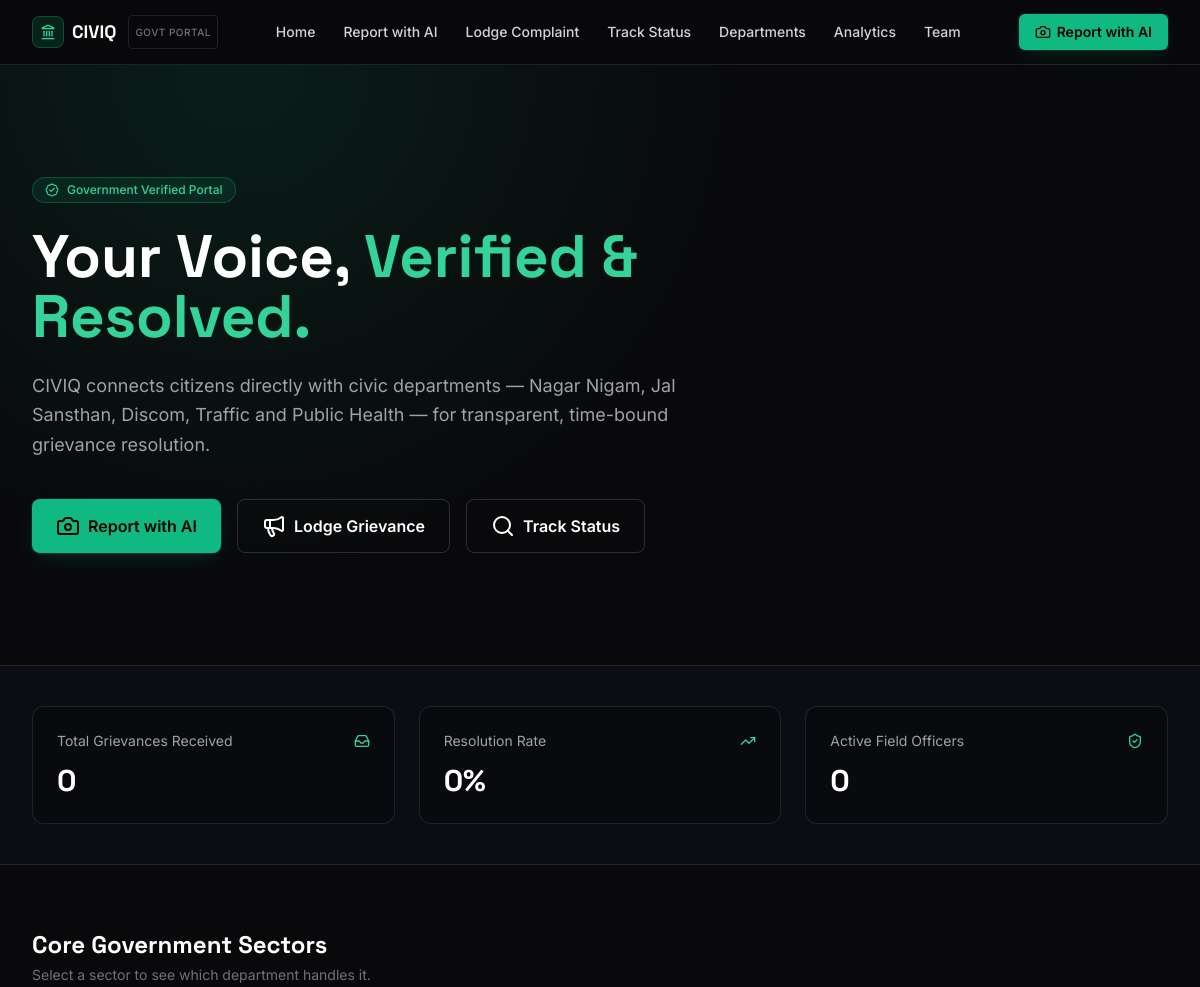
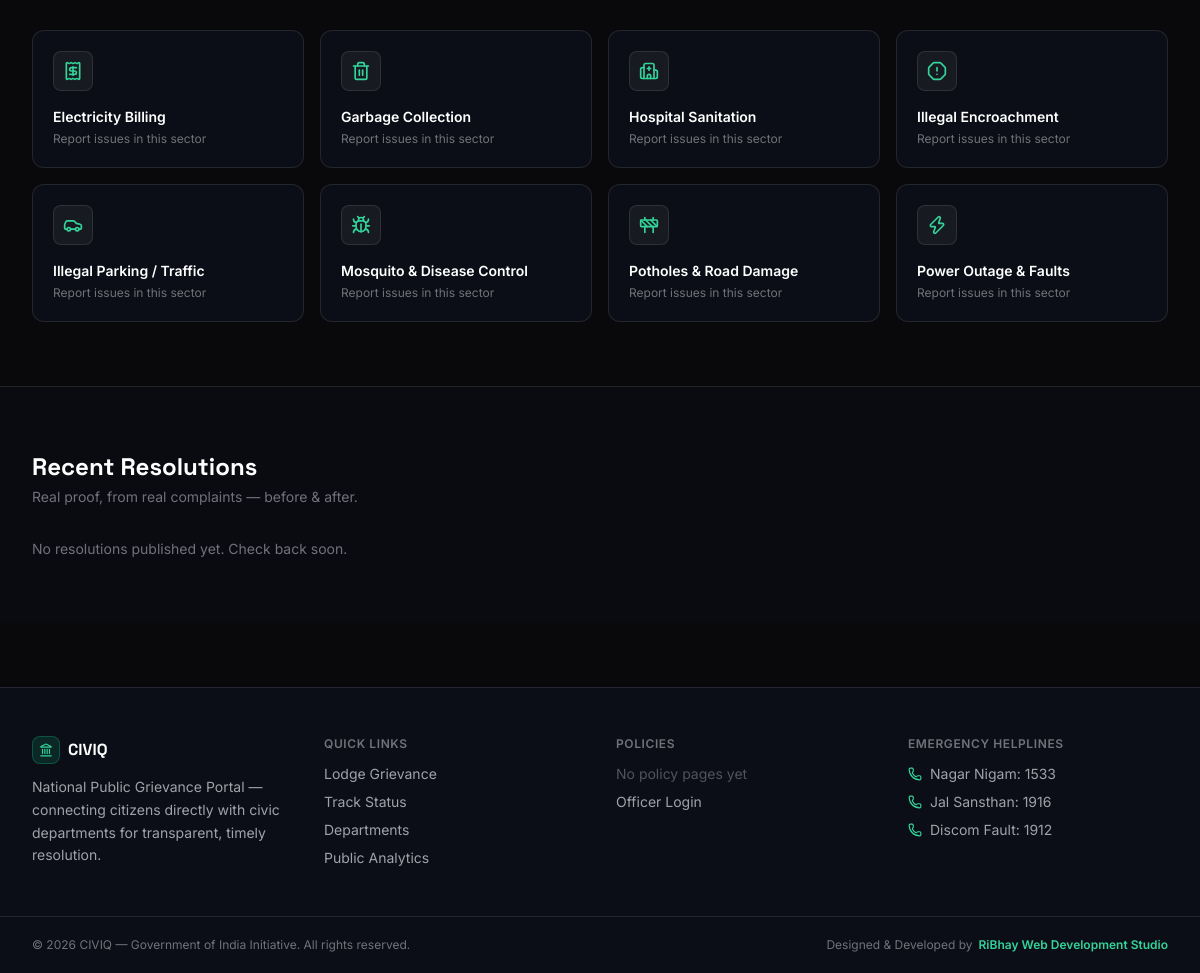
The page / on the database its author committed (2 pictures, top to bottom).
### civiq/models.py (models this page shows, shortened)
class Sector(models.Model):
    name = models.CharField(max_length=100, unique=True)
    slug = models.SlugField(max_length=110, unique=True)
    icon = models.CharField(
        max_length=50,
        default="folder",
        help_text="Lucide icon name, e.g. 'droplet', 'zap', 'trash-2'",
    )
    description = models.CharField(max_length=255, blank=True)
    class Meta:
        ordering = ["name"]

### civiq/views.py (the view)
# urls.py: path("", views.home, name="home"),
def home(request):
    total_received = Complaint.objects.count()
    total_resolved = Complaint.objects.filter(status__in=["resolved", "closed"]).count()
    resolved_pct = round((total_resolved / total_received) * 100, 1) if total_received else 0
    active_officers = OfficerProfile.objects.filter(is_active_officer=True).count()
    sectors = Sector.objects.all()[:8]
    recent_resolutions = (
        ComplaintResolution.objects.select_related("complaint")
        .order_by("-resolved_at")[:6]
    )
    context = {
        "total_received": total_received,
        "total_resolved": total_resolved,
        "resolved_pct": resolved_pct,
        "active_officers": active_officers,
        "sectors": sectors,
        "recent_resolutions": recent_resolutions,
    }
    return render(request, "index.html", context)

### civiq/context_processors.py (called while the page is built)
def footer_pages(request):
    pages = StaticPage.objects.filter(is_published=True, show_in_footer=True).order_by("title")
    return {"footer_pages": pages}

### civiq/templates/index.html (shortened to what this page needs)
{% extends "base.html" %}
{% block content %}
<section class="relative overflow-hidden border-b border-white/10">
  <div class="absolute inset-0 bg-[radial-gradient(circle_at_20%_0%,rgba(16,185,129,0.12),transparent_45%)]"></div>
  <div class="relative max-w-7xl mx-auto px-4 sm:px-6 lg:px-8 py-20 sm:py-28">
    <span class="inline-flex items-center gap-2 rounded-full border border-emerald-500/30 bg-emerald-500/10 text-emerald-400 text-xs font-medium px-3 py-1 mb-6">
      <i data-lucide="badge-check" class="w-3.5 h-3.5"></i> Government Verified Portal
    </span>
    <h1 class="font-display text-4xl sm:text-5xl lg:text-6xl font-bold text-white leading-tight max-w-3xl">
      Your Voice, <span class="text-emerald-400">Verified &amp; Resolved.</span>
    </h1>
    <p class="mt-6 text-lg text-zinc-400 max-w-2xl leading-relaxed">
      CIVIQ connects citizens directly with civic departments — Nagar Nigam, Jal Sansthan, Discom, Traffic and Public Health — for transparent, time-bound grievance resolution.
    </p>
    <div class="mt-10 flex flex-wrap gap-4">
      <a href="{% url 'ai_report_home' %}" class="inline-flex items-center gap-2 bg-emerald-500 hover:bg-emerald-400 text-black font-semibold px-6 py-3.5 rounded-lg transition glow-emerald">
        <i data-lucide="camera" class="w-4.5 h-4.5"></i> Report with AI
      </a>
      <a href="{% url 'lodge_complaint' %}" class="inline-flex items-center gap-2 border border-white/15 hover:border-white/30 hover:bg-white/5 text-white font-semibold px-6 py-3.5 rounded-lg transition">
        <i data-lucide="megaphone" class="w-4.5 h-4.5"></i> Lodge Grievance
      </a>
      <a href="{% url 'track_complaint' %}" class="inline-flex items-center gap-2 border border-white/15 hover:border-white/30 hover:bg-white/5 text-white font-semibold px-6 py-3.5 rounded-lg transition">
        <i data-lucide="search" class="w-4.5 h-4.5"></i> Track Status
      </a>
    </div>
  </div>
</section>
<section class="border-b border-white/10 bg-panel/30">
  <div class="max-w-7xl mx-auto px-4 sm:px-6 lg:px-8 py-10 grid grid-cols-1 sm:grid-cols-3 gap-6">
    <div class="rounded-xl border border-white/10 bg-base/60 p-6">
      <div class="flex items-center justify-between mb-3">
        <span class="text-sm text-zinc-400">Total Grievances Received</span>
        <i data-lucide="inbox" class="w-4 h-4 text-emerald-400"></i>
      </div>
      <p class="text-3xl font-display font-bold text-white">{{ total_received }}</p>
    </div>
    <div class="rounded-xl border border-white/10 bg-base/60 p-6">
      <div class="flex items-center justify-between mb-3">
        <span class="text-sm text-zinc-400">Resolution Rate</span>
        <i data-lucide="trending-up" class="w-4 h-4 text-emerald-400"></i>
      </div>
      <p class="text-3xl font-display font-bold text-white">{{ resolved_pct }}%</p>
    </div>
    <div class="rounded-xl border border-white/10 bg-base/60 p-6">
      <div class="flex items-center justify-between mb-3">
        <span class="text-sm text-zinc-400">Active Field Officers</span>
        <i data-lucide="shield-check" class="w-4 h-4 text-emerald-400"></i>
      </div>
      <p class="text-3xl font-display font-bold text-white">{{ active_officers }}</p>
    </div>
  </div>
</section>
<section class="max-w-7xl mx-auto px-4 sm:px-6 lg:px-8 py-16">
  <h2 class="font-display text-2xl font-bold text-white mb-1">Core Government Sectors</h2>
  <p class="text-zinc-500 text-sm mb-8">Select a sector to see which department handles it.</p>
  <div class="grid grid-cols-2 lg:grid-cols-4 gap-4">
    {% for sector in sectors %}
    <a href="{% url 'lodge_complaint' %}?sector={{ sector.id }}" class="group rounded-xl border border-white/10 bg-panel/40 hover:border-emerald-500/40 hover:bg-emerald-500/5 p-5 transition">
      <div class="w-10 h-10 rounded-lg bg-white/5 border border-white/10 flex items-center justify-center mb-4 group-hover:border-emerald-500/40">
        <i data-lucide="{{ sector.icon }}" class="w-5 h-5 text-emerald-400"></i>
      </div>
      <h3 class="font-semibold text-white text-sm">{{ sector.name }}</h3>
      <p class="text-xs text-zinc-500 mt-1">{{ sector.description|default:"Report issues in this sector" }}</p>
    </a>
    {% empty %}
    <p class="col-span-full text-zinc-500 text-sm">Sectors will appear here once added in Django Admin.</p>
    {% endfor %}
  </div>
</section>
<section class="border-t border-white/10 bg-panel/20">
  <div class="max-w-7xl mx-auto px-4 sm:px-6 lg:px-8 py-16">
    <h2 class="font-display text-2xl font-bold text-white mb-1">Recent Resolutions</h2>
    <p class="text-zinc-500 text-sm mb-8">Real proof, from real complaints — before &amp; after.</p>
    <div class="grid grid-cols-1 sm:grid-cols-2 lg:grid-cols-3 gap-6">
      {% for res in recent_resolutions %}
      <div class="rounded-xl border border-white/10 bg-base/60 overflow-hidden">
        <div class="grid grid-cols-2">
          <div class="aspect-square bg-zinc-800 flex items-center justify-center">
            {% if res.complaint.evidence_photo %}
              <img src="{{ res.complaint.evidence_photo.url }}" class="w-full h-full object-cover" alt="Before">
            {% else %}
              <span class="text-[10px] text-zinc-500">Before</span>
            {% endif %}
          </div>
          <div class="aspect-square bg-zinc-800 flex items-center justify-center">
            <img src="{{ res.proof_image.url }}" class="w-full h-full object-cover" alt="After">
          </div>
        </div>
        <div class="p-4">
          <p class="text-xs text-emerald-400 font-medium mb-1">{{ res.complaint.tracking_id }}</p>
          <p class="text-sm text-zinc-300 line-clamp-2">{{ res.remarks }}</p>
        </div>
      </div>
      {% empty %}
      <p class="col-span-full text-zinc-500 text-sm">No resolutions published yet. Check back soon.</p>
      {% endfor %}
    </div>
  </div>
</section>
{% endblock %}

### civiq/templates/base.html (shortened to what this page needs)
<!DOCTYPE html>
<html lang="en" class="scroll-smooth">
<head>
<script src="https://cdn.tailwindcss.com"></script>
</head>
<body class="bg-base text-zinc-200 font-sans antialiased min-h-screen flex flex-col">
<header class="sticky top-0 z-50 border-b border-white/10 bg-base/80 backdrop-blur-md">
  <div class="max-w-7xl mx-auto px-4 sm:px-6 lg:px-8">
    <div class="flex items-center justify-between h-16">
      <a href="{% url 'home' %}" class="flex items-center gap-2 font-display font-bold text-lg text-white">
        <span class="w-8 h-8 rounded-lg bg-emerald-500/15 border border-emerald-500/30 flex items-center justify-center">
          <i data-lucide="landmark" class="w-4 h-4 text-emerald-400"></i>
        </span>
        CIVIQ
        <span class="hidden sm:inline text-[10px] font-sans font-medium tracking-wider uppercase text-zinc-500 border border-white/10 rounded px-1.5 py-0.5 ml-1">Govt Portal</span>
      </a>
      <nav class="hidden md:flex items-center gap-1 text-sm font-medium">
        <a href="{% url 'home' %}" class="px-3 py-2 rounded-md text-zinc-300 hover:text-white hover:bg-white/5 transition">Home</a>
        <a href="{% url 'ai_report_home' %}" class="px-3 py-2 rounded-md text-zinc-300 hover:text-white hover:bg-white/5 transition">Report with AI</a>
        <a href="{% url 'lodge_complaint' %}" class="px-3 py-2 rounded-md text-zinc-300 hover:text-white hover:bg-white/5 transition">Lodge Complaint</a>
        <a href="{% url 'track_complaint' %}" class="px-3 py-2 rounded-md text-zinc-300 hover:text-white hover:bg-white/5 transition">Track Status</a>
        <a href="{% url 'departments' %}" class="px-3 py-2 rounded-md text-zinc-300 hover:text-white hover:bg-white/5 transition">Departments</a>
        <a href="{% url 'analytics' %}" class="px-3 py-2 rounded-md text-zinc-300 hover:text-white hover:bg-white/5 transition">Analytics</a>
        <a href="{% url 'team' %}" class="px-3 py-2 rounded-md text-zinc-300 hover:text-white hover:bg-white/5 transition">Team</a>
      </nav>
      <div class="flex items-center gap-2">
        <a href="{% url 'ai_report_home' %}" class="hidden sm:inline-flex items-center gap-1.5 bg-emerald-500 hover:bg-emerald-400 text-black text-sm font-semibold px-4 py-2 rounded-md transition glow-emerald">
          <i data-lucide="camera" class="w-4 h-4"></i> Report with AI
        </a>
      </div>
    </div>
  </div>
</header>
<main class="flex-1">
  {% block content %}{% endblock %}
</main>
<footer class="border-t border-white/10 bg-panel/40 mt-16">
  <div class="max-w-7xl mx-auto px-4 sm:px-6 lg:px-8 py-12 grid grid-cols-1 sm:grid-cols-2 lg:grid-cols-4 gap-8">
    <div>
      <div class="flex items-center gap-2 font-display font-bold text-white mb-3">
        <span class="w-7 h-7 rounded-lg bg-emerald-500/15 border border-emerald-500/30 flex items-center justify-center">
          <i data-lucide="landmark" class="w-3.5 h-3.5 text-emerald-400"></i>
        </span>
        CIVIQ
      </div>
      <p class="text-sm text-zinc-400 leading-relaxed">National Public Grievance Portal — connecting citizens directly with civic departments for transparent, timely resolution.</p>
    </div>
    <div>
      <h4 class="text-xs font-semibold uppercase tracking-wider text-zinc-500 mb-3">Quick Links</h4>
      <ul class="space-y-2 text-sm text-zinc-400">
        <li><a href="{% url 'lodge_complaint' %}" class="hover:text-emerald-400 transition">Lodge Grievance</a></li>
        <li><a href="{% url 'track_complaint' %}" class="hover:text-emerald-400 transition">Track Status</a></li>
        <li><a href="{% url 'departments' %}" class="hover:text-emerald-400 transition">Departments</a></li>
        <li><a href="{% url 'analytics' %}" class="hover:text-emerald-400 transition">Public Analytics</a></li>
      </ul>
    </div>
    <div>
      <h4 class="text-xs font-semibold uppercase tracking-wider text-zinc-500 mb-3">Policies</h4>
      <ul class="space-y-2 text-sm text-zinc-400">
        {% for page in footer_pages %}
          <li><a href="{% url 'page_detail' page.slug %}" class="hover:text-emerald-400 transition">{{ page.title }}</a></li>
        {% empty %}
          <li class="text-zinc-600">No policy pages yet</li>
        {% endfor %}
        <li><a href="{% url 'officer_login' %}" class="hover:text-emerald-400 transition">Officer Login</a></li>
      </ul>
    </div>
    <div>
      <h4 class="text-xs font-semibold uppercase tracking-wider text-zinc-500 mb-3">Emergency Helplines</h4>
      <ul class="space-y-2 text-sm text-zinc-400">
        <li class="flex items-center gap-2"><i data-lucide="phone" class="w-3.5 h-3.5 text-emerald-400"></i> Nagar Nigam: 1533</li>
        <li class="flex items-center gap-2"><i data-lucide="phone" class="w-3.5 h-3.5 text-emerald-400"></i> Jal Sansthan: 1916</li>
        <li class="flex items-center gap-2"><i data-lucide="phone" class="w-3.5 h-3.5 text-emerald-400"></i> Discom Fault: 1912</li>
      </ul>
    </div>
  </div>
  <div class="border-t border-white/10">
    <div class="max-w-7xl mx-auto px-4 sm:px-6 lg:px-8 py-5 flex flex-col sm:flex-row items-center justify-between gap-2 text-xs text-zinc-500">
      <span>&copy; {% now "Y" %} CIVIQ — Government of India Initiative. All rights reserved.</span>
      <span class="flex items-center gap-1.5">
        Designed &amp; Developed by
        <a href="https://ribhay-nn0g.onrender.com" target="_blank" rel="noopener" class="text-emerald-400 font-semibold hover:underline">RiBhay Web Development Studio</a>
      </span>
    </div>
  </div>
</footer>
</body>
</html>

### civiq/templates/base.html (style rules this page uses)
body { background-color: #09090b; }
.glow-emerald { box-shadow: 0 0 0 1px rgba(16,185,129,0.15), 0 8px 24px -8px rgba(16,185,129,0.25); }

### rows shown on the page
Sector: name "Electricity Billing", description "Report issues in this sector"
Sector: name "Garbage Collection", description "Report issues in this sector"
Sector: name "Hospital Sanitation", description "Report issues in this sector"
Sector: name "Illegal Encroachment", description "Report issues in this sector"
Sector: name "Illegal Parking / Traffic", description "Report issues in this sector"
Sector: name "Mosquito & Disease Control", description "Report issues in this sector"
Sector: name "Potholes & Road Damage", description "Report issues in this sector"
Sector: name "Power Outage & Faults", description "Report issues in this sector"

### other values the page prints
{{ total_received }} "0"
{{ resolved_pct }} "0"
{{ active_officers }} "0"
